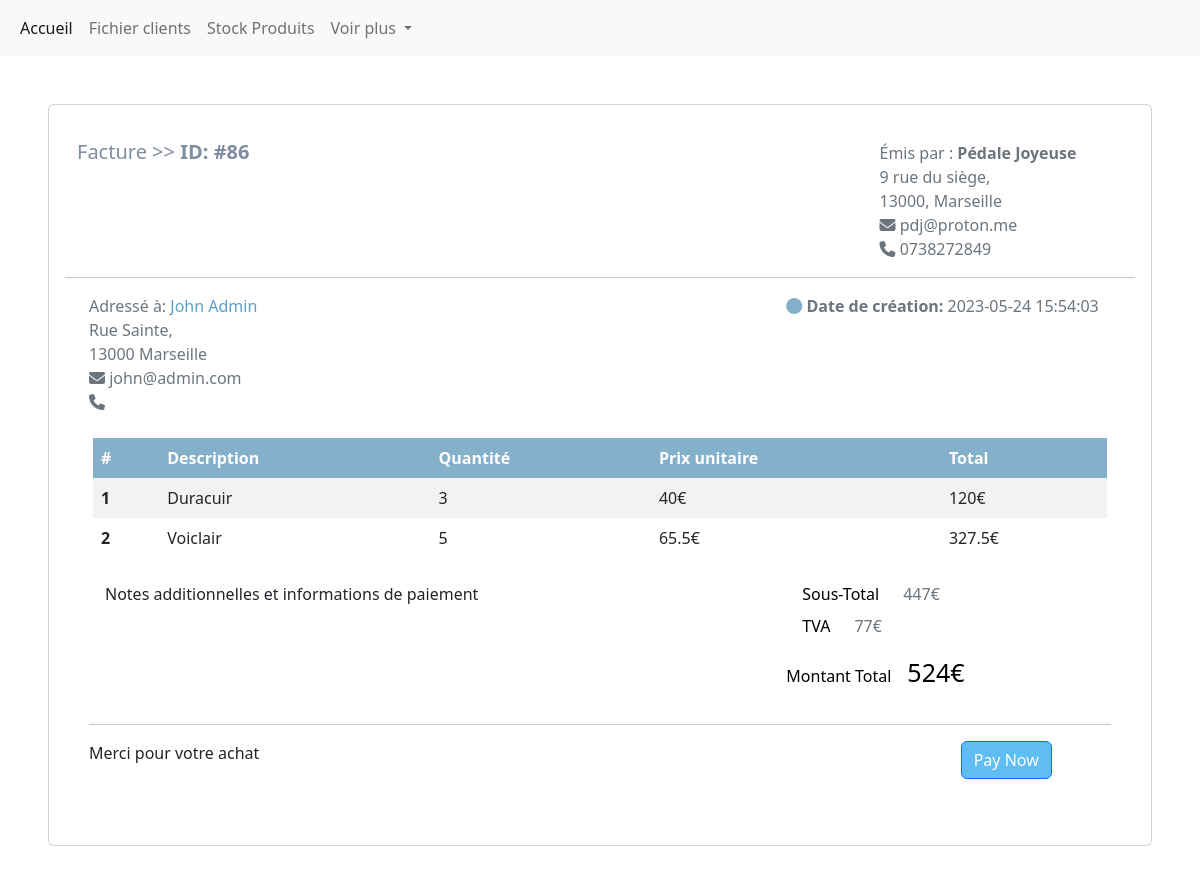
Page /Invoice/displayInvoice/86 (signed in) on the earlier database version.
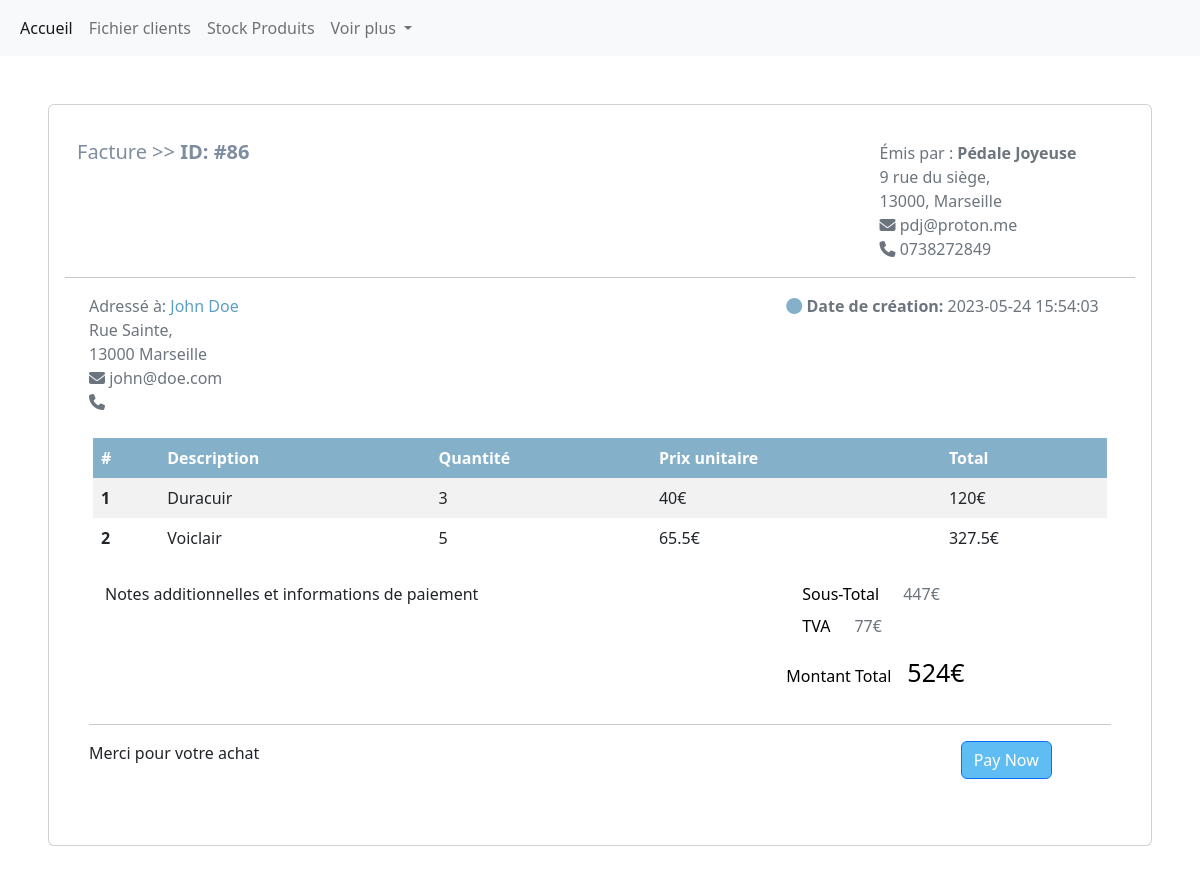
Same page on the later database version.
### tables this page shows
CREATE TABLE `invoices` (
  `id` int(11) NOT NULL,
  `customer_id` int(11) NOT NULL,
  `user_id` int(11) NOT NULL,
  `creation_date` datetime NOT NULL DEFAULT CURRENT_TIMESTAMP,
  `amount_et` int(11) NOT NULL,
  `amount_it` int(11) NOT NULL
);

CREATE TABLE `customers` (
  `id` int(11) NOT NULL,
  `firstname` varchar(255) NOT NULL,
  `lastname` varchar(255) NOT NULL,
  `address` varchar(255) NOT NULL,
  `additional_address` varchar(255) DEFAULT NULL,
  `zip_code` varchar(5) NOT NULL,
  `city` varchar(128) NOT NULL,
  `email` varchar(255) NOT NULL,
  `phone_number` varchar(10) DEFAULT NULL
);

### utils/Render.php (called while the page is built, shortened)
<?php
class Render
{
    public static function render(string $path, array $var = [])
    {
        extract($var);
        require('views/' . $path .  '.phtml');
        require('views/layout.phtml');
    }
}

### controllers/InvoiceController.php (called while the page is built, shortened)
<?php
class InvoiceController extends Controller
{
    protected $customer;
    public function __construct()
    {
        $this->customer = new CustomersRepository();
    }
    public function displayInvoice(int $id)
    {
        $invoiceId = intval($id);
        $invoiceLinesData = $this->model->invoiceLinesData($invoiceId);
        extract($invoiceLinesData);
        $customerData = $this->customer->customerData($invoiceId);
        Render::render("invoice", compact("pageTitle", "invoiceId", "invoiceLines", "totalInvoice", "totalInvoiceVat", "totalWithVat", "customerData"));
    }
}

### index.php (called while the page is built, shortened)
<?php
require_once "config/Autoloader.php";
$route = new Routing();
$route->get();

### config/Autoloader.php (called while the page is built, shortened)
<?php
class Autoloader
{
    public static function Autoload()
    {
        spl_autoload_register(function ($classname) {
            $classname = str_replace("\\", "/", $classname);
        });
    }
}

### config/Database.php (called while the page is built, shortened)
<?php
class Database
{
    private static $instance = NULL;
    public static function getPdo(): PDO
    {
        if (self::$instance === NULL) {
            self::$instance = new PDO('mysql:host=localhost;dbname=pedale_joyeuse;charset=utf8', 'root', 'root', [
                PDO::ATTR_ERRMODE => PDO::ERRMODE_EXCEPTION,
                PDO::ATTR_DEFAULT_FETCH_MODE => PDO::FETCH_ASSOC
            ]);
        }
        return self::$instance;
    }
}

### models/Model.php (called while the page is built, shortened)
<?php
abstract class Model
{
    public function __construct()
    {
        $this->pdo = \config\Database::getpdo();
    }
}

### models/CustomersRepository.php (called while the page is built, shortened)
<?php
class CustomersRepository extends Model
{
    public function customerData(int $invoiceId)
    {
        $query = $this->pdo->prepare(" SELECT c.firstname, c.lastname, c.address, c.additional_address,c.zip_code, c.city,c.email, c.phone_number, i.creation_date
        FROM customers c
        JOIN invoices i ON i.customer_id = c.id
        WHERE i.id = :invoiceId");
        $query->execute([
            'invoiceId' => $invoiceId
        ]);
        return $query->fetch();
    }
}

### models/InvoiceRepository.php (called while the page is built, shortened)
<?php
class InvoiceRepository extends Model
{
    public function invoiceLinesData($invoiceId)
    {
        $queryData = $this->pdo->prepare("SELECT p.name, p.price_ht, l.quantity, v.rate
        FROM products p
        JOIN invoice_lines l ON p.id = l.product_id
        JOIN vat v ON p.vat_id = v.id
        WHERE l.invoice_id = :invoiceId;
        ");
        $queryData->execute([
            'invoiceId' => $invoiceId
        ]);
        $invoiceData = $queryData->fetchAll();
        $invoiceLines = [];
        foreach ($invoiceData as $line) {
            $invoiceLines[] = [
                'name' => $line['name'],
                'quantity' => $line['quantity'],
                'unit_price' => $line['price_ht'],
                'total_price' => $line['quantity'] * $line['price_ht'],
            ];
        }
        return compact('invoiceLines', 'totalInvoice', 'totalInvoiceVat', 'totalWithVat');
    }
}

### controllers/Controller.php (called while the page is built, shortened)
<?php
abstract class Controller
{
    public function __construct()
    {
        $this->model = new $this->modelName();
    }
}

### views/invoice.phtml (the view, shortened to what the changed rows need)
<div class="card">
    <div class="card-body">
        <div class="container mb-5 mt-3">
            <div class="container">
                <div class="row">
                    <div class="col-xl-8">
                        <ul class="list-unstyled">
                            <li class="text-muted">Adressé à: <span style="color:#5d9fc5 ;"><?= $customerData['firstname'] . " " . $customerData['lastname'] ?></span></li>
                            <li class="text-muted"><?= $customerData['address'] . ", " . $customerData['additional_address'] ?></li>
                            <li class="text-muted"><?= $customerData['zip_code'] . " " . $customerData['city'] ?></li>
                            <li class="text-muted"><i class="fa-solid fa-envelope"></i><?= " " . $customerData['email'] ?></li>
                            <li class="text-muted"><i class="fas fa-phone"></i><?= " " . $customerData['phone_number'] ?></li>
                        </ul>
                    </div>
                    <div class="col-xl-4">
                        <ul class="list-unstyled">
                            <li class="text-muted"><i class="fas fa-circle" style="color:#84B0CA ;"></i> <span class="fw-bold">Date de création: </span><?= $customerData['creation_date'] ?></li>
                        </ul>
                    </div>
                </div>
                <div class="row my-2 mx-1 justify-content-center">
                    <table class="table table-striped table-borderless">
                        <thead style="background-color:#84B0CA ;" class="text-white">
                            <tr>
                                <th scope="col">#</th>
                                <th scope="col">Description</th>
                                <th scope="col">Quantité</th>
                                <th scope="col">Prix unitaire</th>
                                <th scope="col">Total</th>
                            </tr>
                        </thead>
                        <tbody>
                            <?php
                            $i = 1;
                            foreach ($invoiceLines as $line) { ?>
                                <tr>
                                    <th scope="row"><?= $i ?></th>
                                </tr>
                            <?php $i++;
                            } ?>
                        </tbody>
                    </table>
                </div>
            </div>
        </div>
    </div>
</div>

Differences in the rows shown:
changed through a linked row, invoices "John": customer.lastname "Admin" → "Doe"; customer.email "john@admin.com" → "john@doe.com"
